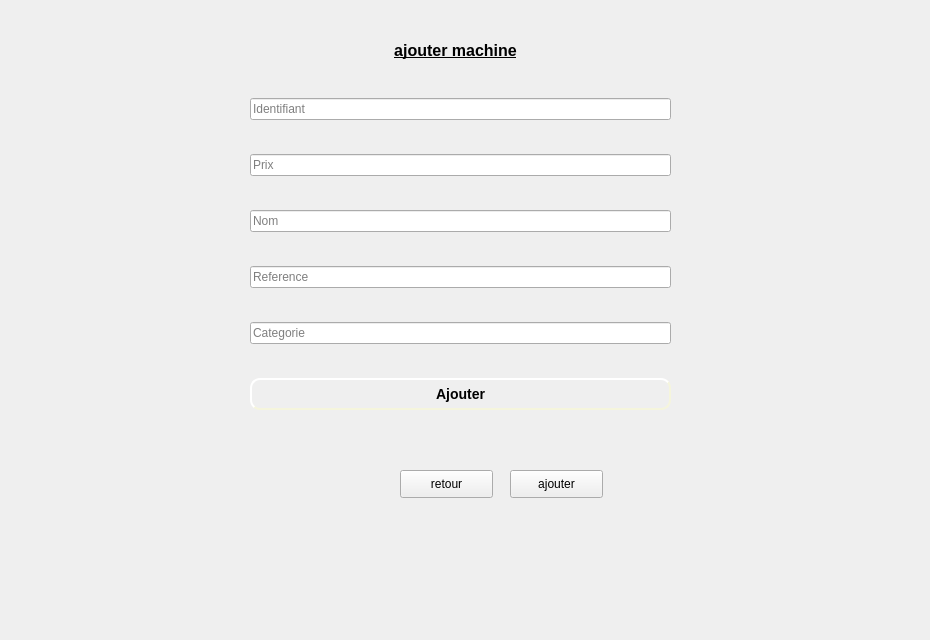
      <widget class="QWidget" name="widget_6">
       <attribute name="title">
        <string>Ajouter</string>
       </attribute>
       <widget class="QLabel" name="label_171">
        <property name="geometry">
         <rect>
          <x>-10</x>
          <y>-10</y>
          <width>921</width>
          <height>631</height>
         </rect>
        </property>
        <property name="text">
         <string/>
        </property>
        <property name="pixmap">
         <pixmap>../../Desktop/images qt/fond.jpg</pixmap>
        </property>
        <property name="scaledContents">
         <bool>true</bool>
        </property>
       </widget>
       <widget class="QPushButton" name="ajoutercmd_4">
        <property name="geometry">
         <rect>
          <x>510</x>
          <y>470</y>
          <width>93</width>
          <height>28</height>
         </rect>
        </property>
        <property name="text">
         <string>ajouter</string>
        </property>
       </widget>
       <widget class="QPushButton" name="retour_22">
        <property name="geometry">
         <rect>
          <x>400</x>
          <y>470</y>
          <width>93</width>
          <height>28</height>
         </rect>
        </property>
        <property name="text">
         <string>retour</string>
        </property>
       </widget>
       <widget class="QLabel" name="label_172">
        <property name="geometry">
         <rect>
          <x>0</x>
          <y>30</y>
          <width>911</width>
          <height>41</height>
         </rect>
        </property>
        <property name="text">
         <string>&lt;html&gt;&lt;head/&gt;&lt;body&gt;&lt;p align=&quot;center&quot;&gt;&lt;span style=&quot; font-size:12pt; font-weight:600; text-decoration: underline;&quot;&gt;ajouter machine&lt;/span&gt;&lt;/p&gt;&lt;/body&gt;&lt;/html&gt;</string>
        </property>
       </widget>
       <widget class="QWidget" name="verticalLayoutWidget_7">
        <property name="geometry">
         <rect>
          <x>250</x>
          <y>70</y>
          <width>421</width>
          <height>371</height>
         </rect>
        </property>
        <layout class="QVBoxLayout" name="verticalLayout_34">
         <item>
          <widget class="QLineEdit" name="lineEdit_idMachine">
           <property name="placeholderText">
            <string>Identifiant</string>
           </property>
          </widget>
         </item>
         <item>
          <widget class="QLineEdit" name="lineEdit_prix">
           <property name="placeholderText">
            <string>Prix</string>
           </property>
          </widget>
         </item>
         <item>
          <widget class="QLineEdit" name="lineEdit_nom_3">
           <property name="placeholderText">
            <string>Nom</string>
           </property>
          </widget>
         </item>
         <item>
          <widget class="QLineEdit" name="lineEdit_reference">
           <property name="placeholderText">
            <string>Reference</string>
           </property>
          </widget>
         </item>
         <item>
          <widget class="QLineEdit" name="lineEdit_categorie">
           <property name="placeholderText">
            <string>Categorie</string>
           </property>
          </widget>
         </item>
         <item>
          <widget class="QPushButton" name="pushButton_ajouterMachine_3">
           <property name="styleSheet">
            <string notr="true">#pushButton_ajouterMachine_3
{
	
	border-color: beige;
border-style: outset;
  border-width: 2px;
  border-radius: 10px;
  font: bold 14px;
  min-width: 6em;
  padding: 6px;

}
#pushButton_ajouterMachine_3:hover
{
	border-color: blue;
}</string>
           </property>
           <property name="text">
            <string>Ajouter</string>
           </property>
          </widget>
         </item>
        </layout>
       </widget>
      </widget>
